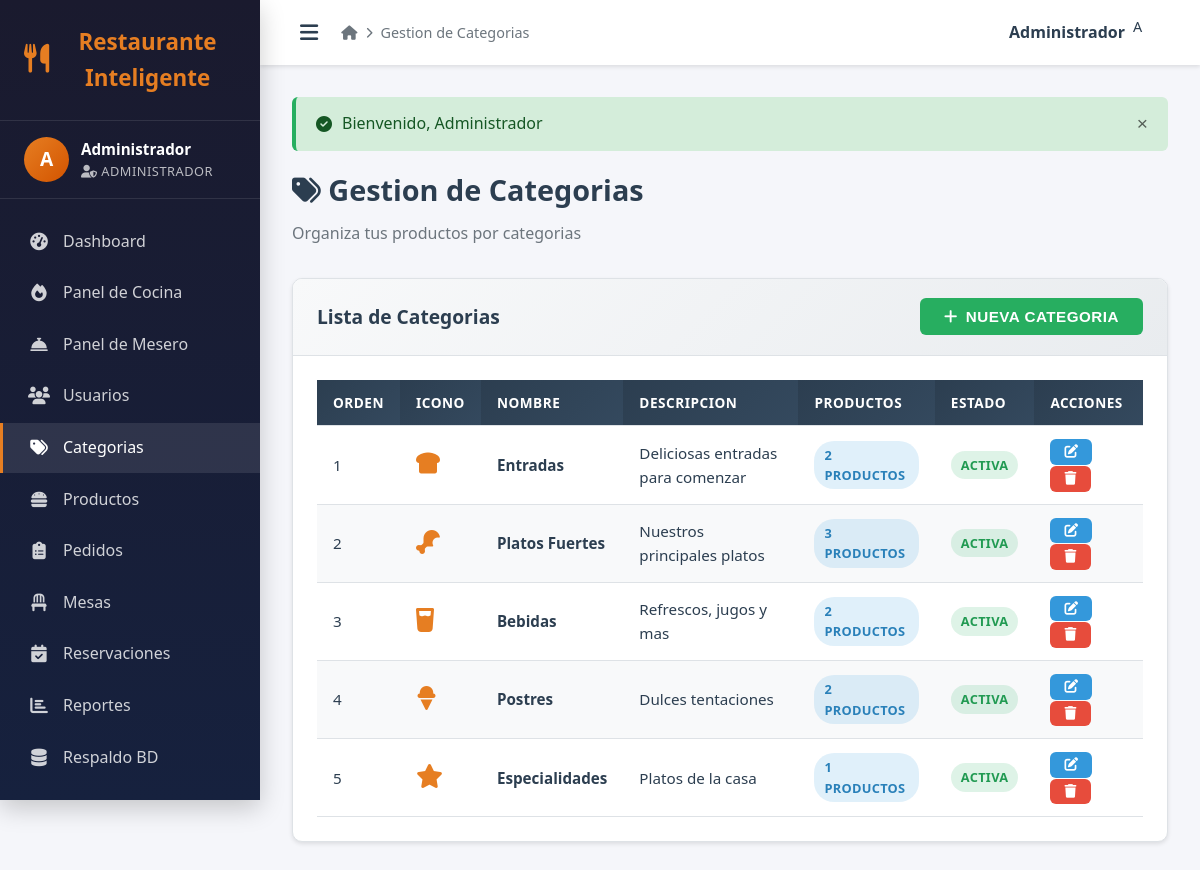
/admin/categorias.php (signed in), run on the app's committed database.
### tables this page shows
CREATE TABLE `categorias` (
  `id` int(11) unsigned NOT NULL AUTO_INCREMENT,
  `nombre` varchar(100) NOT NULL,
  `descripcion` text DEFAULT NULL,
  `icono` varchar(50) DEFAULT 'fa-utensils',
  `orden` int(11) NOT NULL DEFAULT 0,
  `activo` tinyint(1) NOT NULL DEFAULT 1,
  `fecha_creacion` timestamp NOT NULL DEFAULT current_timestamp(),
  PRIMARY KEY (`id`)
);

### admin/categorias.php (the view, shortened to what this page needs)
<?php
require_once 'header.php';
$db = getDB();
$categorias = $db->query("SELECT c.*, COUNT(p.id) as total_productos FROM categorias c LEFT JOIN productos p ON c.id = p.categoria_id GROUP BY c.id ORDER BY c.orden, c.nombre")->fetchAll();
?>
<h1 class="page-title"><i class="fas fa-tags"></i> Gestion de Categorias</h1>
<p class="page-subtitle">Organiza tus productos por categorias</p>
<div class="card">
    <div class="card-header">
        <h3>Lista de Categorias</h3>
        <button class="btn btn-success" onclick="openModal('createModal')">
            <i class="fas fa-plus"></i> Nueva Categoria
        </button>
    </div>
    <div class="card-body">
        <div class="table-responsive">
            <table class="table">
                <thead>
                    <tr>
                        <th>Orden</th>
                        <th>Icono</th>
                        <th>Nombre</th>
                        <th>Descripcion</th>
                        <th>Productos</th>
                        <th>Estado</th>
                        <th>Acciones</th>
                    </tr>
                </thead>
                <tbody>
                    <?php foreach ($categorias as $cat): ?>
                    <tr>
                        <td><?php echo $cat['orden']; ?></td>
                        <td><i class="fas <?php echo $cat['icono']; ?>" style="font-size: 1.5rem; color: var(--color-primary);"></i></td>
                        <td><strong><?php echo $cat['nombre']; ?></strong></td>
                        <td><?php echo $cat['descripcion'] ?: '-'; ?></td>
                        <td><span class="badge badge-info"><?php echo $cat['total_productos']; ?> productos</span></td>
                        <td>
                            <span class="badge <?php echo $cat['activo'] ? 'badge-success' : 'badge-danger'; ?>">
                                <?php echo $cat['activo'] ? 'Activa' : 'Inactiva'; ?>
                            </span>
                        </td>
                        <td>
                            <button class="btn btn-sm btn-info" onclick='editCat(<?php echo json_encode($cat); ?>)'>
                                <i class="fas fa-edit"></i>
                            </button>
                            <form method="POST" style="display: inline;" onsubmit="return confirm('Eliminar esta categoria?');">
                                <button type="submit" class="btn btn-sm btn-danger"><i class="fas fa-trash"></i></button>
                            </form>
                        </td>
                    </tr>
                    <?php endforeach; ?>
                </tbody>
            </table>
        </div>
    </div>
</div>
<?php require_once 'footer.php'; ?>

### assets/css/style.css (style rules this page uses)
:root { --color-primary: #e67e22; --color-primary-dark: #d35400; --color-primary-light: #f39c12; --color-secondary: #2c3e50; --color-secondary-light: #34495e; --color-success: #27ae60; --color-danger: #e74c3c; --color-warning: #f39c12; --color-info: #3498db; --color-dark: #1a1a2e; --color-light: #f8f9fa; --color-white: #ffffff; --color-gray: #6c757d; --color-gray-light: #e9ecef; --color-border: #dee2e6; --shadow-sm: 0 2px 4px rgba(0,0,0,0.1); --shadow-md: 0 4px 12px rgba(0,0,0,0.15); --shadow-lg: 0 8px 24px rgba(0,0,0,0.2); --radius-sm: 6px; --radius-md: 10px; --radius-lg: 16px; --transition: all 0.3s ease; --font-main: 'Segoe UI', Tahoma, Geneva, Verdana, sans-serif; }
*, *::before, *::after { box-sizing: border-box; margin: 0; padding: 0; }
html { scroll-behavior: smooth; font-size: 16px; }
body { font-family: var(--font-main); background-color: #f5f6fa; color: var(--color-secondary); line-height: 1.6; min-height: 100vh; }
.btn { display: inline-flex; align-items: center; justify-content: center; gap: 8px; padding: 10px 24px; border: none; border-radius: var(--radius-sm); font-size: 0.95rem; font-weight: 600; cursor: pointer; transition: var(--transition); text-transform: uppercase; letter-spacing: 0.5px; }
.btn-success { background: var(--color-success); color: var(--color-white); }
.btn-danger { background: var(--color-danger); color: var(--color-white); }
.btn-info { background: var(--color-info); color: var(--color-white); }
.btn-sm { padding: 6px 14px; font-size: 0.85rem; }
.card { background: var(--color-white); border-radius: var(--radius-md); box-shadow: var(--shadow-sm); overflow: hidden; transition: var(--transition); border: 1px solid var(--color-border); }
.card-header { padding: 1.2rem 1.5rem; border-bottom: 1px solid var(--color-border); background: linear-gradient(135deg, #f8f9fa, #e9ecef); display: flex; justify-content: space-between; align-items: center; }
.card-header h2, .card-header h3 { font-size: 1.2rem; color: var(--color-secondary); margin: 0; }
.card-body { padding: 1.5rem; }
.table-responsive { overflow-x: auto; -webkit-overflow-scrolling: touch; }
.table { width: 100%; border-collapse: collapse; font-size: 0.95rem; }
.table th, .table td { padding: 12px 16px; text-align: left; border-bottom: 1px solid var(--color-border); }
.table th { background: linear-gradient(135deg, var(--color-secondary), var(--color-secondary-light)); color: var(--color-white); font-weight: 600; text-transform: uppercase; font-size: 0.85rem; letter-spacing: 0.5px; white-space: nowrap; }
.table tbody tr { transition: var(--transition); }
.table tbody tr:nth-child(even) { background: #f8f9fa; }
.badge { display: inline-flex; align-items: center; gap: 4px; padding: 4px 10px; border-radius: 20px; font-size: 0.8rem; font-weight: 600; text-transform: uppercase; letter-spacing: 0.3px; }
.badge-success { background: rgba(39, 174, 96, 0.15); color: #219a52; }
.badge-info { background: rgba(52, 152, 219, 0.15); color: #2980b9; }
.page-title { font-size: 1.8rem; color: var(--color-secondary); margin-bottom: 0.5rem; font-weight: 700; }
.page-subtitle { color: var(--color-gray); margin-bottom: 2rem; }

### data on the page
categorias: orden "1", nombre "Entradas", descripcion "Deliciosas entradas para comenzar", total_productos "2", activo "ACTIVA"
categorias: orden "2", nombre "Platos Fuertes", descripcion "Nuestros principales platos", total_productos "3", activo "ACTIVA"
categorias: orden "3", nombre "Bebidas", descripcion "Refrescos, jugos y mas", total_productos "2", activo "ACTIVA"
categorias: orden "4", nombre "Postres", descripcion "Dulces tentaciones", total_productos "2", activo "ACTIVA"
categorias: orden "5", nombre "Especialidades", descripcion "Platos de la casa", total_productos "1", activo "ACTIVA"

### other printed values
APP_NAME "Restaurante Inteligente"
substr($_SESSION['usuario_nombre'], 0, 1) "A"
$_SESSION['usuario_nombre'] "Administrador"
$_SESSION['usuario_rol'] "ADMINISTRADOR"
$pageTitle "Gestion de Categorias"
$flash['mensaje'] "Bienvenido, Administrador"
